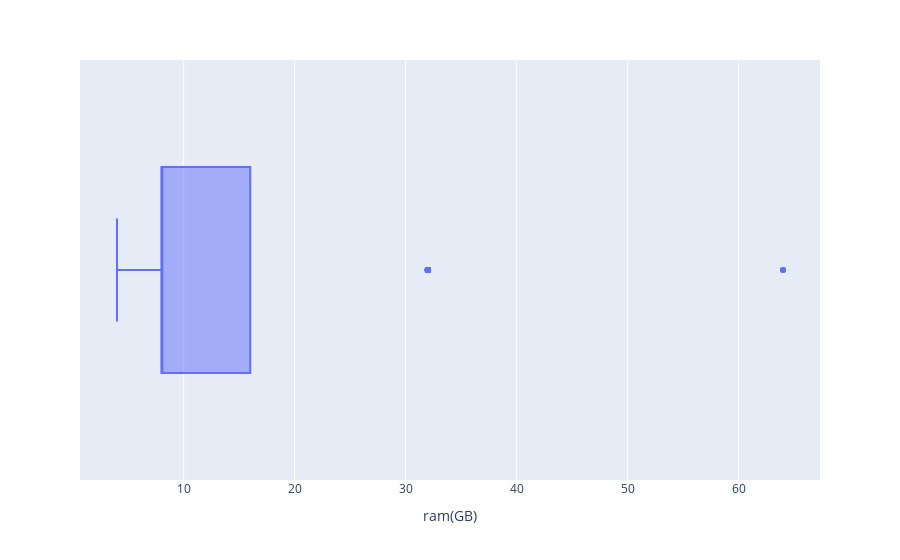

The cell this chart's notebook holds for it:
### Code cell
px.box(data_frame=df,x = 'ram(GB)')

### Figure 1 — Plotly figure (JSON) as saved in the notebook; plotly's stock layout.template omitted (floating-point values rounded to 4 significant figures; data arrays with more than 128 entries replaced by an {"elided": "..."} marker saying what was removed)
{"data": [{"alignmentgroup": "True", "hovertemplate": "ram(GB)=%{x}<extra></extra>", "legendgroup": "", "marker": {"color": "#636efa"}, "name": "", "notched": false, "offsetgroup": "", "orientation": "h", "showlegend": false, "type": "box", "x": {"elided": "1014 int values"}, "x0": " ", "xaxis": "x", "y0": " ", "yaxis": "y"}], "layout": {"boxmode": "group", "legend": {"tracegroupgap": 0}, "margin": {"t": 60}, "xaxis": {"anchor": "y", "domain": [0, 1], "title": {"text": "ram(GB)"}}, "yaxis": {"anchor": "x", "domain": [0, 1]}}}
